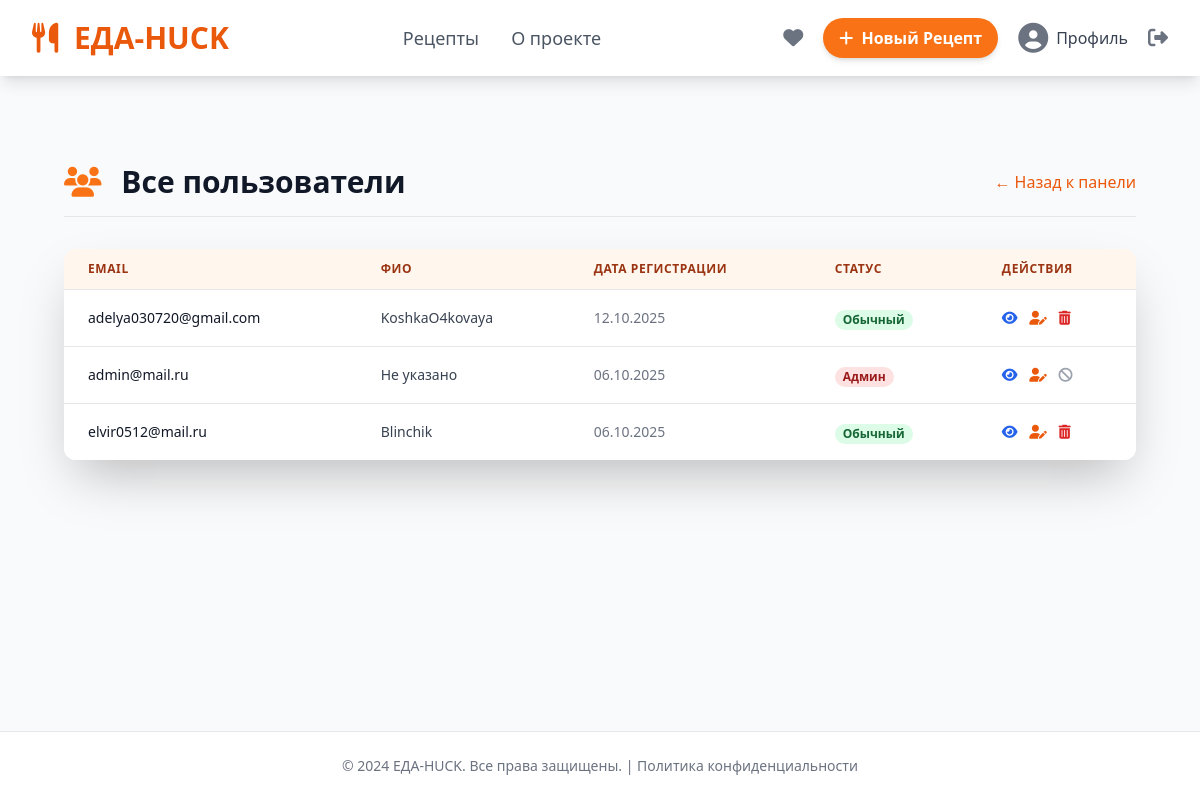
The app's page /admin-users/ (signed in) with its own data.
### recept/models.py (models this page shows, shortened)
class User(AbstractUser):
    username = None
    email = models.EmailField(_('email address'), unique=True)
    phone_num = models.CharField(max_length=20, blank=True, null=True)
    full_name = models.CharField(max_length=150, blank=True, null=True)
    birth_date = models.DateField(blank=True, null=True)
    avatar = models.ImageField(upload_to='user_avatars/', blank=True, null=True, help_text='Аватар пользователя')
    USERNAME_FIELD = 'email'
    REQUIRED_FIELDS = []
    objects = UserManager()

### recept/views.py (the view)
# urls.py: path('admin-users/', views.admin_users_list_view, name='admin_users_list'),
@login_required
@user_passes_test(lambda u: u.is_superuser)
def admin_users_list_view(request):
    users = User.objects.all().order_by('email')
    context = {'users': users}
    return render(request, 'admin/users_list.html', context)

### recept/templates/admin/users_list.html (shortened to what this page needs)
{% extends 'base.html' %}
{% block content %}
<div class="max-w-6xl mx-auto py-12 px-4 sm:px-6 lg:px-8">
    <header class="flex justify-between items-center mb-8 border-b pb-4">
        <h1 class="text-3xl font-extrabold text-gray-900">
            <i class="fas fa-users text-primary-orange-500 mr-3"></i> Все пользователи
        </h1>
        <a href="{% url 'admin_profile' %}" class="text-primary-orange-600 hover:underline font-medium">
            ← Назад к панели
        </a>
    </header>
    <div class="bg-white shadow-2xl rounded-xl overflow-x-auto">
        <table class="min-w-full divide-y divide-gray-200">
            <thead class="bg-primary-orange-50">
                <tr>
                    <th class="px-6 py-3 text-left text-xs font-semibold text-primary-orange-800 uppercase tracking-wider">
                        Email
                    </th>
                    <th class="px-6 py-3 text-left text-xs font-semibold text-primary-orange-800 uppercase tracking-wider">
                        ФИО
                    </th>
                    <th class="px-6 py-3 text-left text-xs font-semibold text-primary-orange-800 uppercase tracking-wider">
                        Дата регистрации
                    </th>
                    <th class="px-6 py-3 text-left text-xs font-semibold text-primary-orange-800 uppercase tracking-wider">
                        Статус
                    </th>
                    <th class="px-6 py-3 text-left text-xs font-semibold text-primary-orange-800 uppercase tracking-wider">
                        Действия
                    </th>
                </tr>
            </thead>
            <tbody class="bg-white divide-y divide-gray-200">
                {% for user in users %}
                <tr class="hover:bg-gray-50 transition duration-150">
                    <td class="px-6 py-4 whitespace-nowrap text-sm font-medium text-gray-900">
                        {{ user.email }}
                    </td>
                    <td class="px-6 py-4 whitespace-nowrap text-sm text-gray-700">
                        {{ user.full_name|default:"Не указано" }}
                    </td>
                    <td class="px-6 py-4 whitespace-nowrap text-sm text-gray-500">
                        {{ user.date_joined|date:"d.m.Y" }}
                    </td>
                    <td class="px-6 py-4 whitespace-nowrap">
                        {% if user.is_superuser %}
                            <span class="px-2 inline-flex text-xs leading-5 font-semibold rounded-full bg-red-100 text-red-800">
                                Админ
                            </span>
                        {% elif user.is_staff %}
                             <span class="px-2 inline-flex text-xs leading-5 font-semibold rounded-full bg-blue-100 text-blue-800">
                                Персонал
                            </span>
                        {% else %}
                            <span class="px-2 inline-flex text-xs leading-5 font-semibold rounded-full bg-green-100 text-green-800">
                                Обычный
                            </span>
                        {% endif %}
                    </td>
                    <td class="px-6 py-4 whitespace-nowrap text-sm font-medium space-x-2">
                        <a href="{% url 'admin_user_detail' user.pk %}" class="text-blue-600 hover:text-blue-900 transition duration-150" title="Просмотр">
                            <i class="fas fa-eye"></i>
                        </a>
                        <a href="{% url 'admin_user_edit' user.pk %}" class="text-primary-orange-600 hover:text-primary-orange-900 transition duration-150" title="Редактировать">
                            <i class="fas fa-user-edit"></i>
                        </a>
                        {% if user != request.user %}
                        <button type="button"
                                onclick="document.getElementById('delete-{{ user.pk }}').submit()"
                                class="text-red-600 hover:text-red-900 transition duration-150 ml-2" title="Удалить">
                            <i class="fas fa-trash-alt"></i>
                        </button>
                        {% else %}
                        <span class="text-gray-400 cursor-not-allowed ml-2" title="Нельзя удалить себя"><i class="fas fa-ban"></i></span>
                        {% endif %}
                    </td>
                </tr>
                {% empty %}
                <tr>
                    <td colspan="5" class="px-6 py-4 text-center text-gray-500 italic">
                        На данный момент нет зарегистрированных пользователей.
                    </td>
                </tr>
                {% endfor %}
            </tbody>
        </table>
    </div>
</div>
{% endblock %}

### recept/templates/base.html (shortened to what this page needs)
<!DOCTYPE html>
<html lang="ru">
  <head>
    <script src="https://cdn.tailwindcss.com"></script>
    <link rel="stylesheet" href="https://cdnjs.cloudflare.com/ajax/libs/font-awesome/6.0.0-beta3/css/all.min.css">
    <link
      rel="stylesheet"
      href="https://cdnjs.cloudflare.com/ajax/libs/font-awesome/6.5.2/css/all.min.css"
    />
  </head>
  <body class="bg-gray-50 min-h-screen flex flex-col">
    <header class="bg-white shadow-lg sticky top-0 z-50">
      <div
        class="max-w-7xl mx-auto px-4 sm:px-6 lg:px-8 py-3 flex justify-between items-center"
      >
        <div class="flex items-center space-x-4">
          <a href="{% url 'index' %}" class="text-3xl font-extrabold text-primary-orange-600 hover:text-primary-orange-700 transition duration-300">
            <i class="fas fa-utensils mr-2"></i> ЕДА-HUCK
          </a>
        </div>
        <nav class="hidden md:flex space-x-8 text-lg font-medium">
          <a href="{% url 'recipe_list' %}" class="text-gray-600 hover:text-primary-orange-600 transition duration-150"
            >Рецепты</a
          >
          <a href="#" class="text-gray-600 hover:text-primary-orange-600 transition duration-150">О проекте</a>
        </nav>
        <div class="flex items-center space-x-3">
          {% if user.is_authenticated %}
          <a href="{% url 'favorite_recipes' %}" title="Избранные рецепты" class="text-gray-500 hover:text-primary-orange-600 transition duration-150 p-2 rounded-full hover:bg-gray-100">
              <i class="fas fa-heart text-xl"></i>
          </a>
          <a
            href="{% url 'recipe_create' %}"
            class="hidden sm:inline-block px-4 py-2 text-white bg-primary-orange-500 rounded-full font-semibold shadow-md hover:bg-primary-orange-600 transition duration-300 transform hover:scale-105"
          >
            <i class="fas fa-plus mr-1"></i> Новый Рецепт
          </a>
          <a href="{% url 'profile' %}" class="flex items-center space-x-2 p-2 rounded-full hover:bg-gray-100 transition duration-150">
            {% if user.avatar %}
              <img src="{{ user.avatar.url }}" alt="Аватар" class="h-8 w-8 rounded-full object-cover border-2 border-primary-orange-500">
            {% else %}
              <i class="fas fa-user-circle text-gray-500 text-3xl"></i>
            {% endif %}
            <span class="hidden lg:inline text-gray-700 font-medium">{{ user.full_name|default:'Профиль' }}</span>
          </a>
          <a href="{% url 'logout' %}" title="Выйти" class="text-gray-500 hover:text-primary-orange-600 transition duration-150">
            <i class="fas fa-sign-out-alt text-xl"></i>
          </a>
          {% endif %}
        </div>
      </div>
    </header>
    <main class="flex-grow">
      <div class="max-w-7xl mx-auto px-4 sm:px-6 lg:px-8 py-10">
        {% block content %}{% endblock %}
      </div>
    </main>
    <footer class="bg-white border-t border-gray-200 mt-10">
      <div class="max-w-7xl mx-auto px-4 sm:px-6 lg:px-8 py-6 text-center text-gray-500 text-sm">
        &copy; 2024 ЕДА-HUCK. Все права защищены. | <a href="#" class="hover:text-primary-orange-600">Политика конфиденциальности</a>
      </div>
    </footer>
  </body>
</html>

### records on screen
User: full_name "Профиль", email "admin@mail.ru", full_name "Не указано", date_joined "06.10.2025", is_superuser "Админ"
User: email "adelya030720@gmail.com", full_name "KoshkaO4kovaya", date_joined "12.10.2025", is_superuser "Обычный"
User: email "elvir0512@mail.ru", full_name "Blinchik", date_joined "06.10.2025", is_superuser "Обычный"
